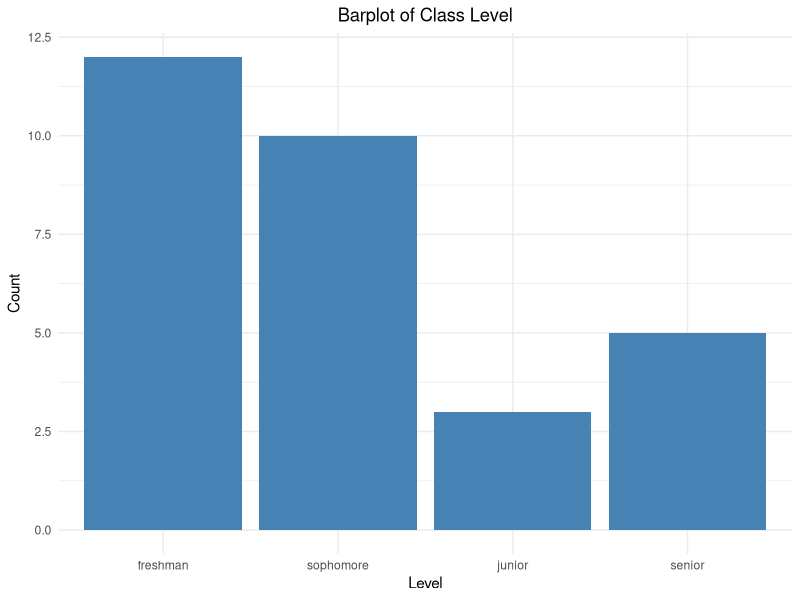
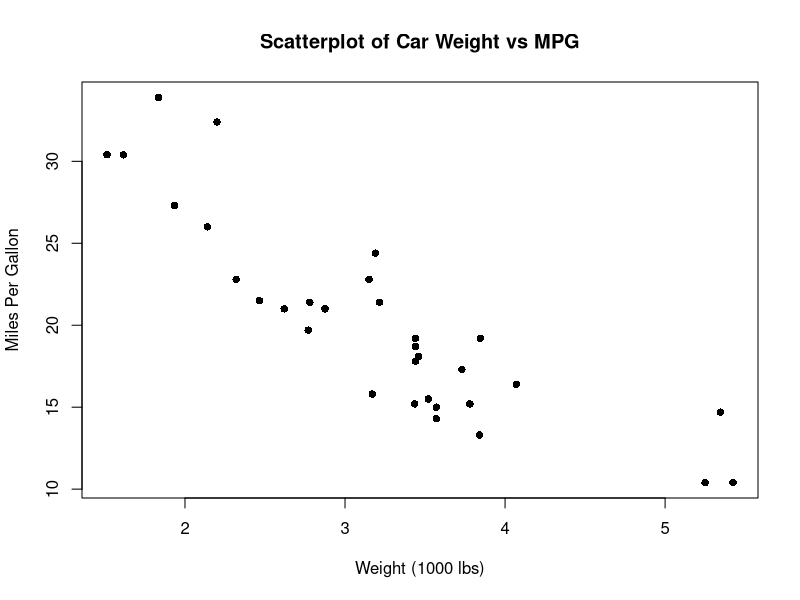

Here is the R script that generated these plots, in order:
## ---- chunk 1
knitr::opts_chunk$set(echo = FALSE)
## ---- chunk 2
df <- data.frame(Level=c("freshman","sophomore","junior","senior"),
                Count=c(12, 10, 3, 5))
df$Level <- ordered(df$Level, levels = c("freshman","sophomore","junior","senior"))
library(ggplot2)
## ---- chunk 3
p<-ggplot(data=df, aes(x=Level, y=Count)) +
  geom_bar(stat="identity", fill="steelblue")+
  theme_minimal()
p + ggtitle("Barplot of Class Level") + theme(plot.title = element_text(hjust = 0.5))
## ---- chunk 4
plot(mtcars$wt, mtcars$mpg, pch=16,
     main = "Scatterplot of Car Weight vs MPG",
     xlab="Weight (1000 lbs)", ylab="Miles Per Gallon")
